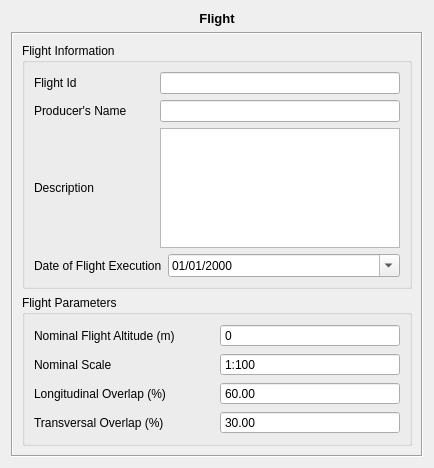
<?xml version="1.0" encoding="UTF-8"?>
<ui version="4.0">
 <class>FlightForm</class>
 <widget class="QWidget" name="FlightForm">
  <property name="geometry">
   <rect>
    <x>0</x>
    <y>0</y>
    <width>434</width>
    <height>468</height>
   </rect>
  </property>
  <property name="windowTitle">
   <string>Form</string>
  </property>
  <layout class="QVBoxLayout" name="verticalLayout_6">
   <item>
    <widget class="QLabel" name="label">
     <property name="text">
      <string>&lt;!DOCTYPE HTML PUBLIC &quot;-//W3C//DTD HTML 4.0//EN&quot; &quot;http://www.w3.org/TR/REC-html40/strict.dtd&quot;&gt;
&lt;html&gt;&lt;head&gt;&lt;meta name=&quot;qrichtext&quot; content=&quot;1&quot; /&gt;&lt;style type=&quot;text/css&quot;&gt;
p, li { white-space: pre-wrap; }
&lt;/style&gt;&lt;/head&gt;&lt;body style=&quot; font-family:'Sans'; font-size:10pt; font-weight:400; font-style:normal;&quot;&gt;
&lt;p style=&quot; margin-top:0px; margin-bottom:0px; margin-left:0px; margin-right:0px; -qt-block-indent:0; text-indent:0px;&quot;&gt;&lt;span style=&quot; font-weight:600;&quot;&gt;Flight&lt;/span&gt;&lt;/p&gt;&lt;/body&gt;&lt;/html&gt;</string>
     </property>
     <property name="alignment">
      <set>Qt::AlignCenter</set>
     </property>
    </widget>
   </item>
   <item>
    <widget class="QFrame" name="frame">
     <property name="frameShape">
      <enum>QFrame::Box</enum>
     </property>
     <property name="frameShadow">
      <enum>QFrame::Sunken</enum>
     </property>
     <layout class="QVBoxLayout" name="verticalLayout_5">
      <item>
       <widget class="QGroupBox" name="groupBox_2">
        <property name="title">
         <string>Flight Information</string>
        </property>
        <layout class="QVBoxLayout" name="verticalLayout_3">
         <item>
          <layout class="QVBoxLayout" name="verticalLayout_2">
           <item>
            <layout class="QHBoxLayout" name="horizontalLayout_8" stretch="1,2">
             <item>
              <widget class="QLabel" name="label_10">
               <property name="text">
                <string>Flight Id</string>
               </property>
              </widget>
             </item>
             <item>
              <widget class="QLineEdit" name="flightIDLineEdit"/>
             </item>
            </layout>
           </item>
           <item>
            <layout class="QHBoxLayout" name="horizontalLayout_7" stretch="1,2">
             <item>
              <widget class="QLabel" name="label_7">
               <property name="text">
                <string>Producer's Name</string>
               </property>
              </widget>
             </item>
             <item>
              <widget class="QLineEdit" name="producerNameLineEdit"/>
             </item>
            </layout>
           </item>
           <item>
            <layout class="QHBoxLayout" name="horizontalLayout_9" stretch="1,2">
             <item>
              <widget class="QLabel" name="label_8">
               <property name="text">
                <string>Description</string>
               </property>
              </widget>
             </item>
             <item>
              <widget class="QPlainTextEdit" name="descriptionTextEdit"/>
             </item>
            </layout>
           </item>
           <item>
            <layout class="QHBoxLayout" name="horizontalLayout_10" stretch="1,2">
             <item>
              <widget class="QLabel" name="label_9">
               <property name="text">
                <string>Date of Flight Execution</string>
               </property>
              </widget>
             </item>
             <item>
              <widget class="QDateEdit" name="flightDateEdit">
               <property name="minimumDate">
                <date>
                 <year>1913</year>
                 <month>1</month>
                 <day>1</day>
                </date>
               </property>
               <property name="displayFormat">
                <string>dd/MM/yyyy</string>
               </property>
               <property name="calendarPopup">
                <bool>true</bool>
               </property>
              </widget>
             </item>
            </layout>
           </item>
          </layout>
         </item>
        </layout>
       </widget>
      </item>
      <item>
       <widget class="QGroupBox" name="groupBox">
        <property name="title">
         <string>Flight Parameters</string>
        </property>
        <layout class="QVBoxLayout" name="verticalLayout_4">
         <item>
          <layout class="QVBoxLayout" name="verticalLayout">
           <item>
            <layout class="QHBoxLayout" name="horizontalLayout_5">
             <item>
              <widget class="QLabel" name="label_3">
               <property name="text">
                <string>Nominal Flight Altitude (m)</string>
               </property>
              </widget>
             </item>
             <item>
              <widget class="QSpinBox" name="flightHeightSpinBox">
               <property name="toolTip">
                <string>&lt;!DOCTYPE HTML PUBLIC &quot;-//W3C//DTD HTML 4.0//EN&quot; &quot;http://www.w3.org/TR/REC-html40/strict.dtd&quot;&gt;
&lt;html&gt;&lt;head&gt;&lt;meta name=&quot;qrichtext&quot; content=&quot;1&quot; /&gt;&lt;style type=&quot;text/css&quot;&gt;
p, li { white-space: pre-wrap; }
&lt;/style&gt;&lt;/head&gt;&lt;body style=&quot; font-family:'Sans'; font-size:10pt; font-weight:400; font-style:normal;&quot;&gt;
&lt;p style=&quot; margin-top:0px; margin-bottom:0px; margin-left:0px; margin-right:0px; -qt-block-indent:0; text-indent:0px;&quot;&gt;&lt;span style=&quot; color:#000000;&quot;&gt;Non used for calculations&lt;/span&gt;&lt;/p&gt;&lt;/body&gt;&lt;/html&gt;</string>
               </property>
               <property name="buttonSymbols">
                <enum>QAbstractSpinBox::NoButtons</enum>
               </property>
               <property name="accelerated">
                <bool>true</bool>
               </property>
               <property name="maximum">
                <number>15000</number>
               </property>
               <property name="singleStep">
                <number>100</number>
               </property>
              </widget>
             </item>
            </layout>
           </item>
           <item>
            <layout class="QHBoxLayout" name="horizontalLayout_4">
             <item>
              <widget class="QLabel" name="label_4">
               <property name="text">
                <string>Nominal Scale</string>
               </property>
              </widget>
             </item>
             <item>
              <widget class="QSpinBox" name="nominalScaleSpinBox">
               <property name="toolTip">
                <string>&lt;!DOCTYPE HTML PUBLIC &quot;-//W3C//DTD HTML 4.0//EN&quot; &quot;http://www.w3.org/TR/REC-html40/strict.dtd&quot;&gt;
&lt;html&gt;&lt;head&gt;&lt;meta name=&quot;qrichtext&quot; content=&quot;1&quot; /&gt;&lt;style type=&quot;text/css&quot;&gt;
p, li { white-space: pre-wrap; }
&lt;/style&gt;&lt;/head&gt;&lt;body style=&quot; font-family:'Sans'; font-size:10pt; font-weight:400; font-style:normal;&quot;&gt;
&lt;p style=&quot; margin-top:0px; margin-bottom:0px; margin-left:0px; margin-right:0px; -qt-block-indent:0; text-indent:0px;&quot;&gt;&lt;span style=&quot; color:#000000;&quot;&gt;Example: 1:10.000 equals &quot;One to Ten Thousand Scale&quot;&lt;/span&gt;&lt;/p&gt;&lt;/body&gt;&lt;/html&gt;</string>
               </property>
               <property name="whatsThis">
                <string/>
               </property>
               <property name="buttonSymbols">
                <enum>QAbstractSpinBox::NoButtons</enum>
               </property>
               <property name="accelerated">
                <bool>true</bool>
               </property>
               <property name="prefix">
                <string>1:</string>
               </property>
               <property name="minimum">
                <number>100</number>
               </property>
               <property name="maximum">
                <number>10000000</number>
               </property>
               <property name="singleStep">
                <number>100</number>
               </property>
              </widget>
             </item>
            </layout>
           </item>
           <item>
            <layout class="QHBoxLayout" name="horizontalLayout_3">
             <item>
              <widget class="QLabel" name="label_5">
               <property name="text">
                <string>Longitudinal Overlap (%)</string>
               </property>
              </widget>
             </item>
             <item>
              <widget class="br::uerj::eng::efoto::EfotoDoubleSpinBox" name="horizontalOverlapDoubleSpinBox">
               <property name="buttonSymbols">
                <enum>QAbstractSpinBox::NoButtons</enum>
               </property>
               <property name="accelerated">
                <bool>true</bool>
               </property>
               <property name="minimum">
                <double>5.000000000000000</double>
               </property>
               <property name="maximum">
                <double>95.000000000000000</double>
               </property>
               <property name="value">
                <double>60.000000000000000</double>
               </property>
              </widget>
             </item>
            </layout>
           </item>
           <item>
            <layout class="QHBoxLayout" name="horizontalLayout">
             <item>
              <widget class="QLabel" name="label_6">
               <property name="text">
                <string>Transversal Overlap (%)</string>
               </property>
              </widget>
             </item>
             <item>
              <widget class="br::uerj::eng::efoto::EfotoDoubleSpinBox" name="verticalOverlapDoubleSpinBox">
               <property name="buttonSymbols">
                <enum>QAbstractSpinBox::NoButtons</enum>
               </property>
               <property name="accelerated">
                <bool>true</bool>
               </property>
               <property name="minimum">
                <double>5.000000000000000</double>
               </property>
               <property name="maximum">
                <double>95.000000000000000</double>
               </property>
               <property name="value">
                <double>30.000000000000000</double>
               </property>
              </widget>
             </item>
            </layout>
           </item>
          </layout>
         </item>
        </layout>
       </widget>
      </item>
     </layout>
    </widget>
   </item>
  </layout>
 </widget>
 <customwidgets>
  <customwidget>
   <class>br::uerj::eng::efoto::EfotoDoubleSpinBox</class>
   <extends>QDoubleSpinBox</extends>
   <header>EfotoDoubleSpinBox.h</header>
  </customwidget>
 </customwidgets>
 <resources/>
 <connections/>
</ui>
